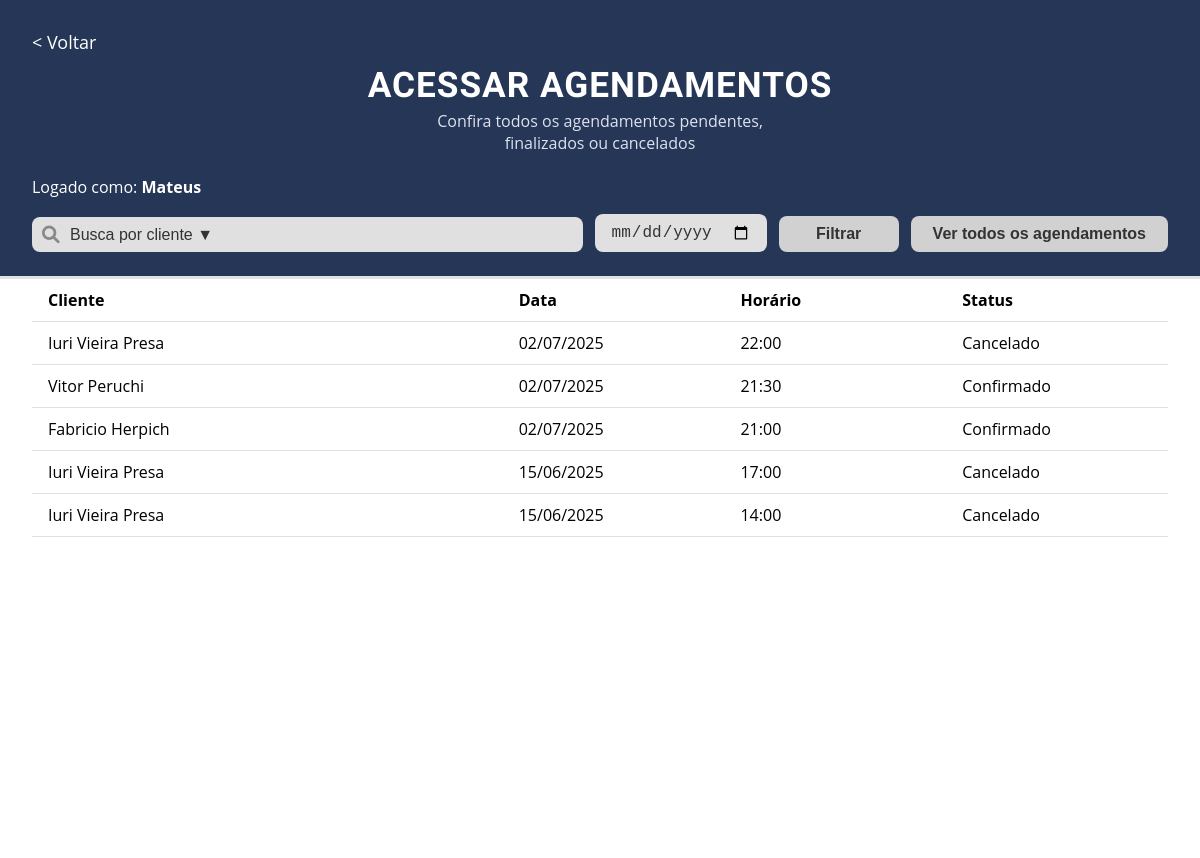
Page /agendamentos/lista/ (signed in) on the earlier database version.
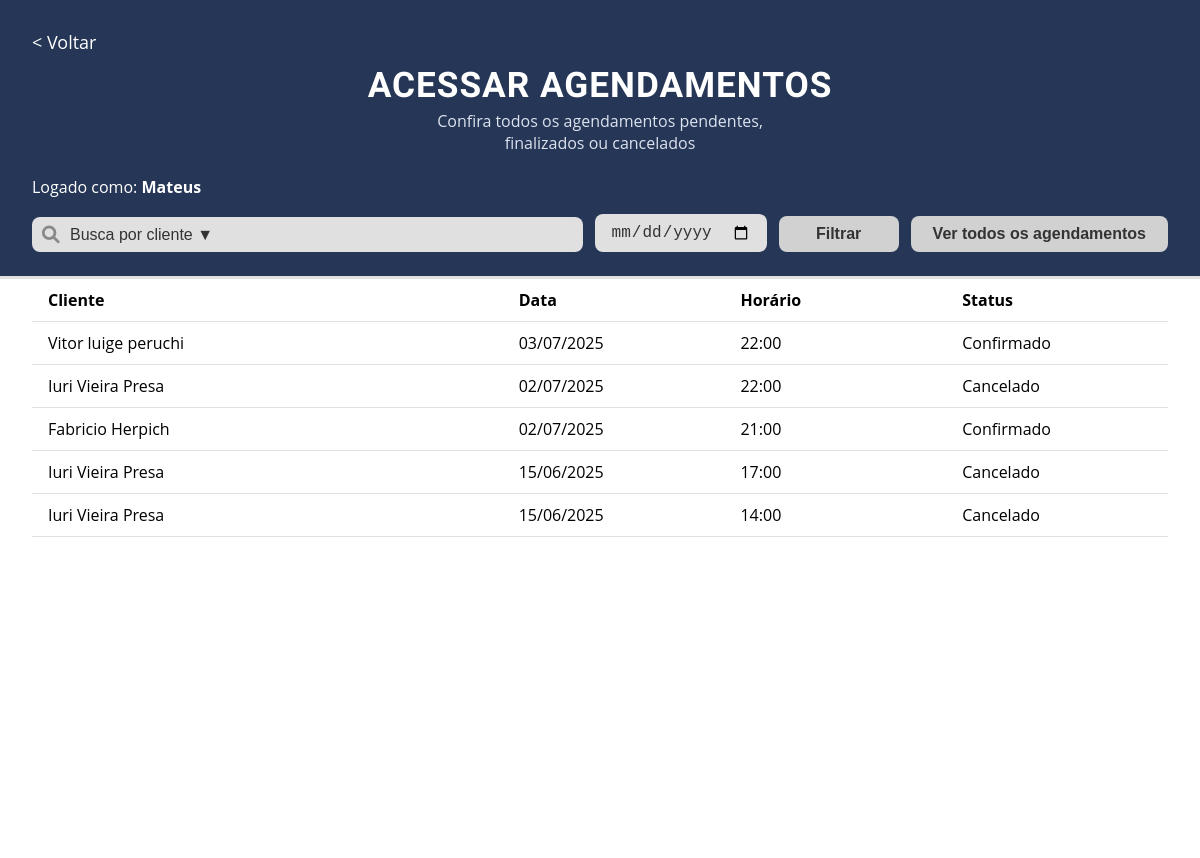
Same page on the later database version.
### agenda/models.py (models this page shows, shortened)
class Agendamento(models.Model):
    usuario = models.ForeignKey(
        settings.AUTH_USER_MODEL,
        on_delete=models.CASCADE,
        related_name='agendamentos'
    )
    cliente = models.ForeignKey(
        'client.Cliente',  # nome do app/model do cliente
        on_delete=models.CASCADE,
        related_name='agendamentos'
    )
    dia = models.DateField()
    horario = models.TimeField()
    status = models.BooleanField(default=True)  # True = confirmado, False = cancelado
    criado_em = models.DateTimeField(auto_now_add=True)
    atualizado_em = models.DateTimeField(auto_now=True)

### client/models.py (models this page shows, shortened)
class Cliente(models.Model):
    usuario = models.ForeignKey(
        settings.AUTH_USER_MODEL,
        on_delete=models.CASCADE,
        related_name='clientes'
    )
    nome = models.CharField(max_length=150)
    email = models.EmailField(blank=True, null=True)
    telefone = models.CharField(max_length=20, blank=True, null=True)
    data_nascimento = models.DateField(blank=True, null=True)
    observacoes = models.TextField(blank=True, null=True)
    ativo = models.BooleanField(default=True)
    criado_em = models.DateTimeField(auto_now_add=True)
    atualizado_em = models.DateTimeField(auto_now=True)

### agenda/views.py (the view)
# urls.py: path('lista/', views.agendamento_list, name='agendamento_list'),
@login_required
def agendamento_list(request):
    clientes = Cliente.objects.filter(usuario=request.user, ativo=True)
    agendamentos = Agendamento.objects.filter(usuario=request.user)
    cliente_id = request.GET.get('cliente')
    data_escolhida = request.GET.get('data')
    if cliente_id and cliente_id != 'todos':
        agendamentos = agendamentos.filter(cliente_id=cliente_id)
    if data_escolhida:
        agendamentos = agendamentos.filter(dia=data_escolhida)
    agendamentos = agendamentos.order_by('-dia', '-horario')
    return render(request, 'lista_agendamento.html', {
        'agendamentos': agendamentos,
        'clientes': clientes,
        'filtros': {
            'cliente_id': cliente_id or '',
            'data': data_escolhida or '',
        }
    })

### agenda/templates/lista_agendamento.html (shortened to what this page needs)
{% load static %}
<!DOCTYPE html>
<html lang="pt-br">
<head>
    <link rel="stylesheet" href="https://cdnjs.cloudflare.com/ajax/libs/font-awesome/6.0.0-beta3/css/all.min.css">
</head>
<body>
    <div class="agenda-header">
        <div class="top-row">
            <a href="{% url 'dashboard' %}">&lt; Voltar</a>
        </div>
        <h1 class="agenda-title">ACESSAR AGENDAMENTOS</h1>
        <div class="agenda-subtitle">
            Confira todos os agendamentos pendentes,<br>
            finalizados ou cancelados
        </div>
        <div class="user-info">
            Logado como: <strong>{{ user.get_full_name|default:user.username }}</strong>
        </div>
        <form method="get" class="agenda-filtros" id="filtros-form" style="display: flex; gap: 12px; align-items: end;">
            <div class="search-group" style="flex:2; min-width: 180px;">
                <i class="fas fa-search"></i>
                <select name="cliente" class="form-select">
                    <option value="todos">Busca por cliente ▼</option>
                </select>
            </div>
            <input type="date" name="data" class="form-control" placeholder="Busca por data" value="{{ filtros.data }}">
            <button type="submit" class="btn btn-primary" style="min-width:120px;">Filtrar</button>
            <button type="button" class="btn btn-secondary" onclick="window.location.href=window.location.pathname">
                    Ver todos os agendamentos
            </button>
        </form>
    </div>
    <div class="agenda-lista-container">
        {% if agendamentos %}
            <table class="table table-striped">
                <thead>
                    <tr class="trow">
                        <th>Cliente</th>
                        <th>Data</th>
                        <th>Horário</th>
                        <th>Status</th>
                    </tr>
                </thead>
                <tbody>
                {% for ag in agendamentos %}
                    <tr>
                        <td>{{ ag.cliente.nome }}</td>
                        <td>{{ ag.dia|date:"d/m/Y" }}</td>
                        <td>{{ ag.horario|time:"H:i" }}</td>
                        <td>
                            {% if ag.status %}
                                <span class="badge bg-success">Confirmado</span>
                            {% else %}
                                <span class="badge bg-danger">Cancelado</span>
                            {% endif %}
                        </td>
                    </tr>
                {% endfor %}
                </tbody>
            </table>
        {% else %}
            <div class="text-center text-muted py-5">Nenhum agendamento encontrado para os filtros selecionados.</div>
        {% endif %}
    </div>
</body>
</html>

Differences in the rows shown:
changed Agendamento: cliente.nome "Vitor Peruchi" → "Vitor luige peruchi"; dia "02/07/2025" → "03/07/2025"; horario "21:30" → "22:00"; moves up the list
